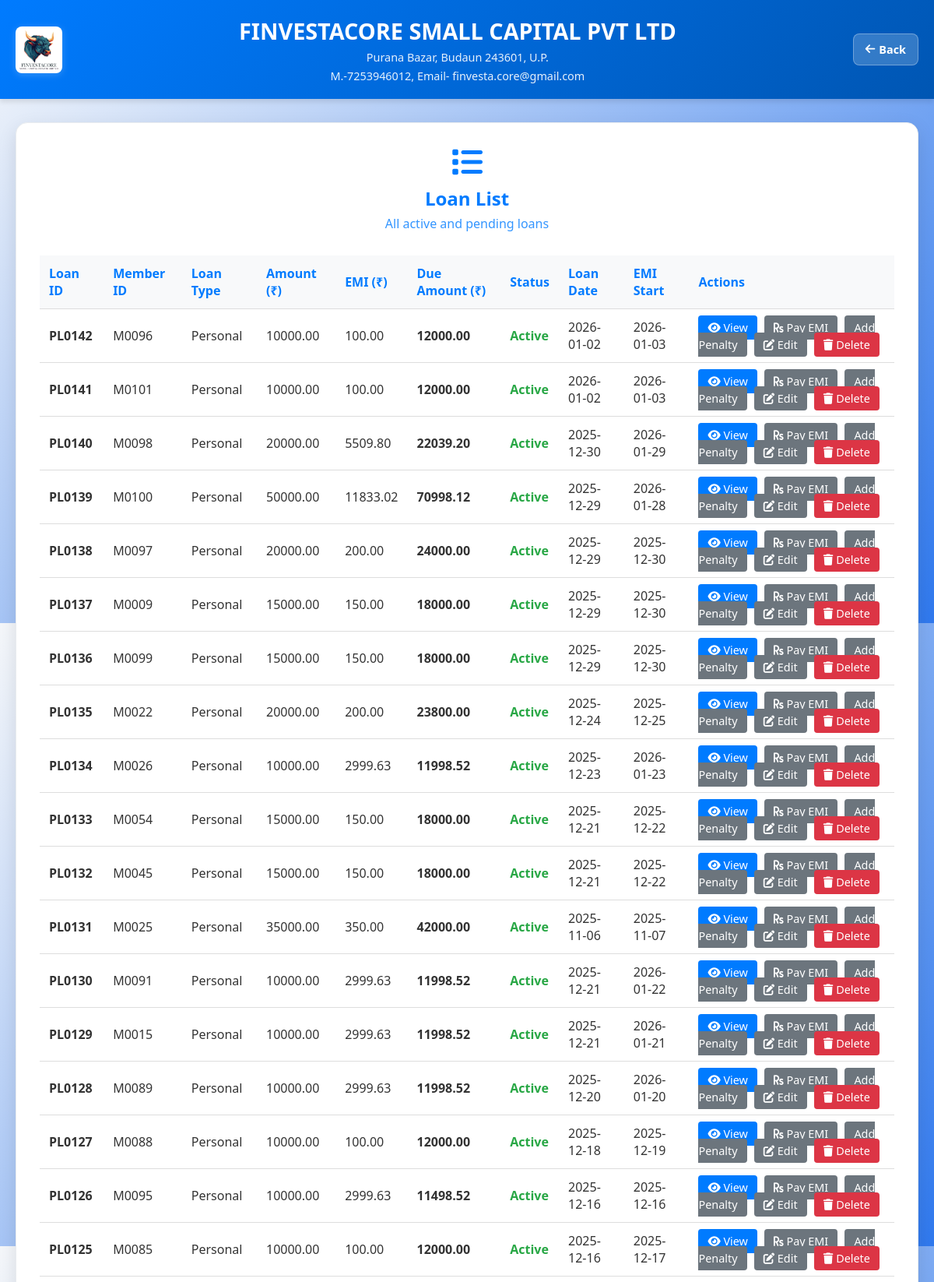
Screenshot of /loan_list (upper part) with the database file from the repository.
### tables this page shows
CREATE TABLE loans (
                loan_id TEXT PRIMARY KEY,
                member_id TEXT,
                loan_type TEXT,
                amount REAL,
                purpose TEXT,
                tenure_months INTEGER,
                tenure_days INTEGER,
                interest_rate REAL,
                emi REAL,
                repayment_type TEXT,
                guarantor_id TEXT,
                status TEXT DEFAULT 'Pending',
                date_issued TEXT,
                loan_date TEXT,
                payment_mode TEXT,
                ref_id TEXT,
                emi_start_date TEXT,
                emi_end_date TEXT
            , total_paid REAL DEFAULT 0, due_amount REAL, loan_closed_date TEXT, emi_type TEXT);

### app.py (the view)
@app.route('/loan_list')
def loan_list():
    loans_list = []
    with get_db_connection() as conn:
        cursor = conn.cursor()
        cursor.execute("""
            SELECT l.loan_id, l.member_id, l.loan_type, l.amount, l.emi, l.due_amount, l.status,
                   l.loan_date, l.emi_start_date, l.loan_closed_date, l.total_paid,  -- Keep other fields as needed
                   m.full_name as member_name
            FROM loans l
            JOIN members m ON l.member_id = m.id
            ORDER BY l.loan_id DESC
        """)
        rows = cursor.fetchall()
        for row in rows:
            loans_list.append(dict(row))
    return render_template('loan_list.html', loans=loans_list)

### app.py (called while the page is built)
def get_db_connection():
    conn = sqlite3.connect(DB_PATH)
    conn.row_factory = sqlite3.Row # Allows dict-like access
    return conn

### templates/loan_list.html (shortened to what this page needs)
<!DOCTYPE html>
<html lang="en">
<head>
    <link rel="stylesheet" href="https://cdnjs.cloudflare.com/ajax/libs/font-awesome/6.4.0/css/all.min.css">
</head>
<body>
    <header>
        <div class="header-left">
            <img src="{{ url_for('static', filename='fin.jpg') }}" alt="FINVESTACORE Logo" class="logo">
        </div>
        <div class="header-center">
            <h1>FINVESTACORE SMALL CAPITAL PVT LTD</h1>
            <p>Purana Bazar, Budaun 243601, U.P.</p>
            <p>M.-7253946012, Email- finvesta.core@gmail.com</p>
        </div>
        <a href="/" class="back-button" title="Back to Home">
            <i class="fas fa-arrow-left"></i> Back
        </a>
    </header>
    <div class="container-fluid">
        <div class="row">
            <div class="col-md-12">
                <div class="main-container">
                    <div class="form-header">
                        <i class="fas fa-list"></i>
                        <h2>Loan List</h2>
                        <p class="text-muted">All active and pending loans</p>
                    </div>
                    <div class="table-container">
    {% if loans %}
    <table>
        <thead>
            <tr>
                <th>Loan ID</th>
                <th>Member ID</th>
                <th>Loan Type</th>
                <th>Amount (₹)</th>
                <th>EMI (₹)</th>
                <th>Due Amount (₹)</th>
                <th>Status</th>
                <th>Loan Date</th>
                <th>EMI Start</th>
                <th>Actions</th>
            </tr>
        </thead>
        <tbody>
            {% for loan in loans %}
            <tr>
                <td><strong>{{ loan.loan_id }}</strong></td>
                <td>{{ loan.member_id }}</td>
                <td>{{ loan.loan_type }}</td>
                <td>{{ "%.2f"|format(loan.amount) }}</td>
                <td>{{ "%.2f"|format(loan.emi) }}</td>
                <td><strong class="text-success">{{ "%.2f"|format(loan.due_amount or 0) }}</strong></td>
                <td class="status-{{ loan.status.lower() }}">{{ loan.status }}</td>
                <td>{{ loan.loan_date or 'N/A' }}</td>
                <td>{{ loan.emi_start_date or 'N/A' }}</td>
                <td>
                    <a href="/loan/view/{{ loan.loan_id }}" class="btn btn-primary"><i class="fas fa-eye"></i> View</a>
                    {% if loan.status in ['Active', 'Pending'] %}
                    <a href="/pay_emi?loan_id={{ loan.loan_id }}" class="btn btn-secondary"><i class="fas fa-rupee-sign"></i> Pay EMI</a>
                    <a href="{{ url_for('add_penalty', loan_id=loan.loan_id) }}" class="btn btn-secondary">Add Penalty</a>
                    {% endif %}
                    <a href="/loan/edit/{{ loan.loan_id }}" class="btn btn-secondary"><i class="fas fa-edit"></i> Edit</a>
                    <a href="/loan/delete/{{ loan.loan_id }}" class="btn btn-danger" onclick="return confirm('Delete this loan?')"><i class="fas fa-trash"></i> Delete</a>
                </td>
            </tr>
            {% endfor %}
        </tbody>
    </table>
    {% else %}
    <div class="no-loans">
        <i class="fas fa-inbox" style="font-size: 3em; color: #ddd; margin-bottom: 10px; display: block;"></i>
        <p>No loans found. <a href="/add_loan">Add a new loan</a> to get started.</p>
    </div>
    {% endif %}
</div>
                </div>
            </div>
        </div>
    </div>
</body>
</html>

### templates/loan_list.html (style rules this page uses)
body { font-family: 'Segoe UI', Tahoma, Geneva, Verdana, sans-serif; margin: 0; padding: 0; background: linear-gradient(135deg, #f5f7fa 0%, #3079ee 100%); color: #333; }
header { background: linear-gradient(135deg, #007bff 0%, #0056b3 100%); color: white; padding: 20px; box-shadow: 0 4px 6px rgba(0,0,0,0.1); display: flex; align-items: center; justify-content: space-between; }
.header-left { display: flex; align-items: center; gap: 15px; }
.logo { width: 60px; height: 60px; border-radius: 8px; box-shadow: 0 2px 10px rgba(255,255,255,0.2); }
.header-center { flex: 1; text-align: center; }
.header-center h1 { margin: 0; font-size: 1.8em; }
.header-center p { margin: 5px 0 0 0; font-size: 0.9em; opacity: 0.9; }
.back-button { background: rgba(255, 255, 255, 0.2); color: white; border: 1px solid rgba(255, 255, 255, 0.3); padding: 10px 15px; border-radius: 8px; cursor: pointer; font-size: 0.9em; font-weight: bold; text-decoration: none; display: inline-flex; align-items: center; gap: 5px; transition: all 0.3s ease; }
.container-fluid { padding: 0 20px; }
.row { margin: 0; }
.main-container { max-width: none; margin: 30px auto 20px; padding: 30px; background: white; border-radius: 15px; box-shadow: 0 8px 25px rgba(0,0,0,0.1); border: 1px solid #e9ecef; }
.form-header { text-align: center; color: #007bff; margin-bottom: 30px; }
.form-header i { font-size: 2.5em; margin-bottom: 10px; display: block; }
.form-header h2 { margin: 0 0 5px 0; }
.form-header p { margin: 0; opacity: 0.8; }
.table-container { overflow-x: auto; margin-top: 20px; }
table { width: 100%; border-collapse: collapse; margin-bottom: 20px; }
th, td { padding: 12px; text-align: left; border-bottom: 1px solid #ddd; }
th { background: #f8f9fa; font-weight: bold; color: #007bff; }
.status-active { color: #28a745; font-weight: bold; }
.btn { padding: 6px 12px; border-radius: 4px; text-decoration: none; font-size: 0.9em; transition: all 0.3s; margin-right: 5px; }
.btn-primary { background: #007bff; color: white; border: none; }
.btn-secondary { background: #6c757d; color: white; border: none; }
.btn-danger { background: #dc3545; color: white; border: none; }

### rows the page displays
loans: loan_id "PL0142", member_id "M0096", loan_type "Personal", amount "10000.00", emi "100.00", due_amount "12000.00", status "Active", loan_date "2026-01-02", emi_start_date "2026-01-03"
loans: loan_id "PL0141", member_id "M0101", loan_type "Personal", amount "10000.00", emi "100.00", due_amount "12000.00", status "Active", loan_date "2026-01-02", emi_start_date "2026-01-03"
loans: loan_id "PL0140", member_id "M0098", loan_type "Personal", amount "20000.00", emi "5509.80", due_amount "22039.20", status "Active", loan_date "2025-12-30", emi_start_date "2026-01-29"
loans: loan_id "PL0139", member_id "M0100", loan_type "Personal", amount "50000.00", emi "11833.02", due_amount "70998.12", status "Active", loan_date "2025-12-29", emi_start_date "2026-01-28"
loans: loan_id "PL0138", member_id "M0097", loan_type "Personal", amount "20000.00", emi "200.00", due_amount "24000.00", status "Active", loan_date "2025-12-29", emi_start_date "2025-12-30"
loans: loan_id "PL0137", member_id "M0009", loan_type "Personal", amount "15000.00", emi "150.00", due_amount "18000.00", status "Active", loan_date "2025-12-29", emi_start_date "2025-12-30"
loans: loan_id "PL0136", member_id "M0099", loan_type "Personal", amount "15000.00", emi "150.00", due_amount "18000.00", status "Active", loan_date "2025-12-29", emi_start_date "2025-12-30"
loans: loan_id "PL0135", member_id "M0022", loan_type "Personal", amount "20000.00", emi "200.00", due_amount "23800.00", status "Active", loan_date "2025-12-24", emi_start_date "2025-12-25"
loans: loan_id "PL0134", member_id "M0026", loan_type "Personal", amount "10000.00", emi "2999.63", due_amount "11998.52", status "Active", loan_date "2025-12-23", emi_start_date "2026-01-23"
loans: loan_id "PL0133", member_id "M0054", loan_type "Personal", amount "15000.00", emi "150.00", due_amount "18000.00", status "Active", loan_date "2025-12-21", emi_start_date "2025-12-22"
loans: loan_id "PL0132", member_id "M0045", loan_type "Personal", amount "15000.00", emi "150.00", due_amount "18000.00", status "Active", loan_date "2025-12-21", emi_start_date "2025-12-22"
loans: loan_id "PL0131", member_id "M0025", loan_type "Personal", amount "35000.00", emi "350.00", due_amount "42000.00", status "Active", loan_date "2025-11-06", emi_start_date "2025-11-07"
loans: loan_id "PL0130", member_id "M0091", loan_type "Personal", amount "10000.00", emi "2999.63", due_amount "11998.52", status "Active", loan_date "2025-12-21", emi_start_date "2026-01-22"
loans: loan_id "PL0129", member_id "M0015", loan_type "Personal", amount "10000.00", emi "2999.63", due_amount "11998.52", status "Active", loan_date "2025-12-21", emi_start_date "2026-01-21"
loans: loan_id "PL0128", member_id "M0089", loan_type "Personal", amount "10000.00", emi "2999.63", due_amount "11998.52", status "Active", loan_date "2025-12-20", emi_start_date "2026-01-20"
loans: loan_id "PL0127", member_id "M0088", loan_type "Personal", amount "10000.00", emi "100.00", due_amount "12000.00", status "Active", loan_date "2025-12-18", emi_start_date "2025-12-19"
loans: loan_id "PL0126", member_id "M0095", loan_type "Personal", amount "10000.00", emi "2999.63", due_amount "11498.52", status "Active", loan_date "2025-12-16", emi_start_date "2025-12-16"
loans: loan_id "PL0125", member_id "M0085", loan_type "Personal", amount "10000.00", emi "100.00", due_amount "12000.00", status "Active", loan_date "2025-12-16", emi_start_date "2025-12-17"
